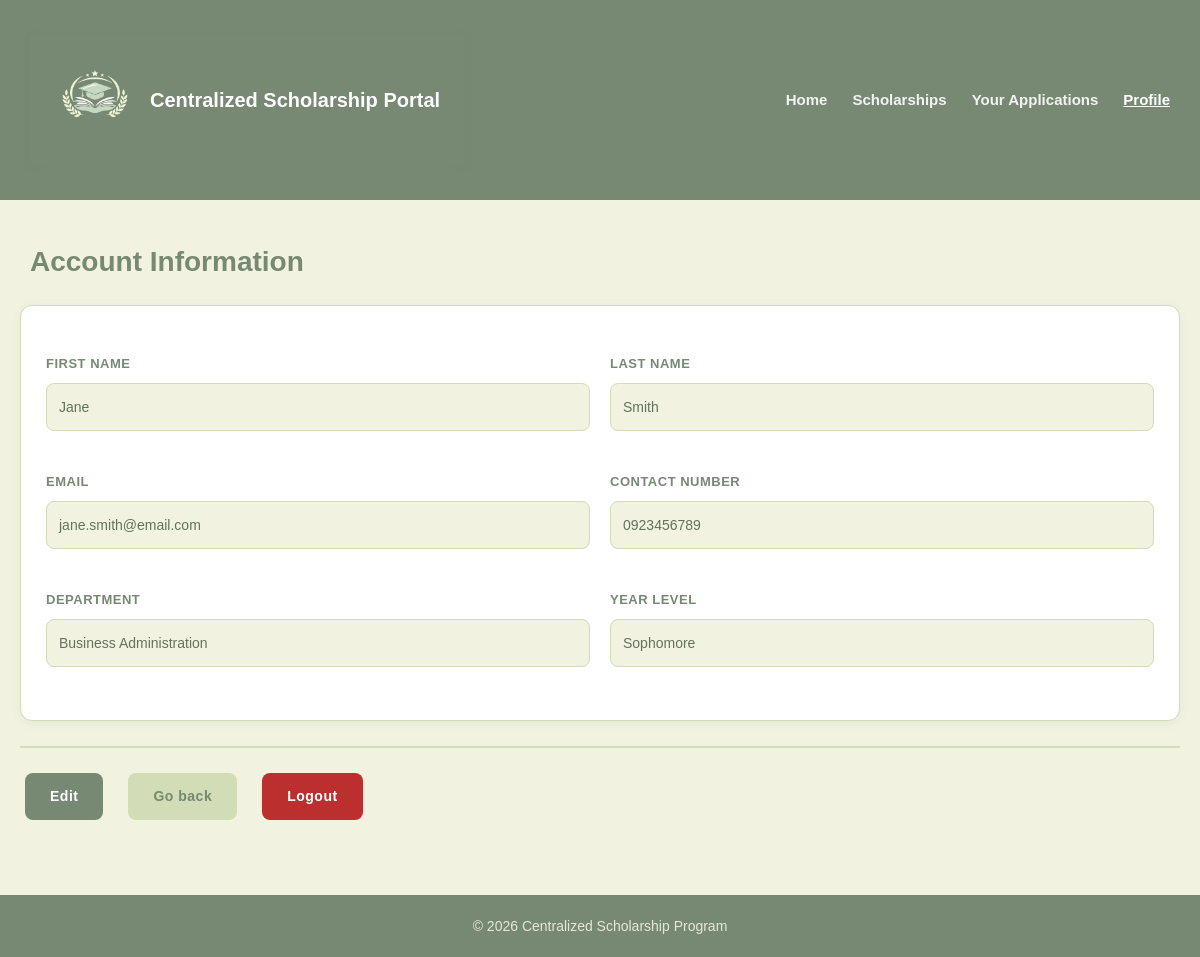
Page /Frontends/Client-side/user-profile.php (signed in) on the earlier database version.
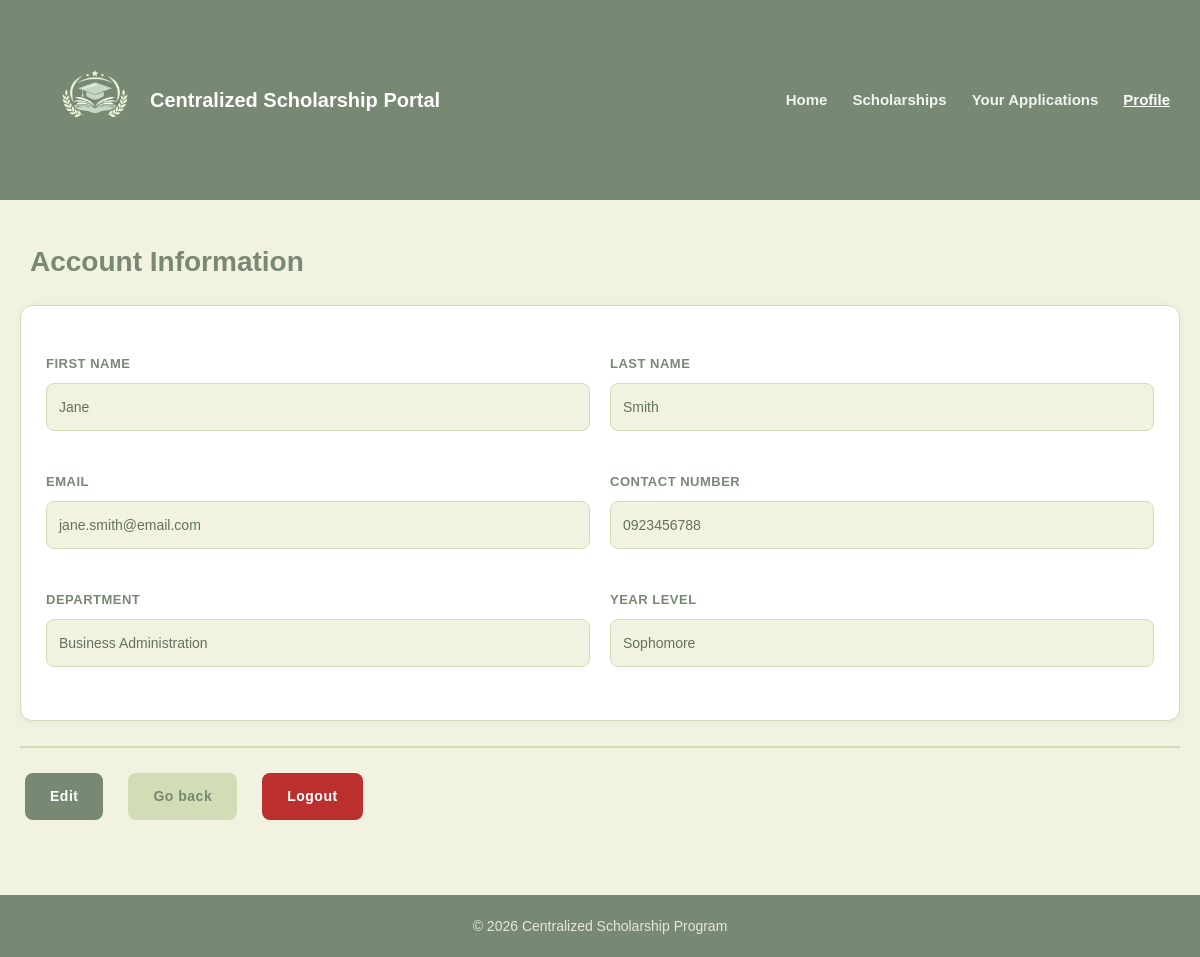
Same page on the later database version.
### tables this page shows
CREATE TABLE `STUDENTS` (
  `student_id` int(11) NOT NULL,
  `account_id` int(11) NOT NULL,
  `first_name` varchar(45) NOT NULL,
  `last_name` varchar(45) NOT NULL,
  `department` varchar(45) NOT NULL,
  `year_level` enum('Freshman','Sophomore','Junior','Senior') NOT NULL,
  `contact_num` int(11) NOT NULL
);

CREATE TABLE `ACCOUNTS` (
  `account_id` int(11) NOT NULL,
  `email` varchar(45) NOT NULL,
  `password` varchar(45) NOT NULL,
  `role` enum('Student','Admin','IT','Super Admin') NOT NULL,
  `is_active` tinyint(1) NOT NULL,
  `account_created` datetime NOT NULL,
  `password_upd` datetime NOT NULL,
  `last_login` datetime NOT NULL
);

### Frontends/Client-side/user-profile.php (the view, shortened to what this page needs)
<?php
include("../../db_connect.php");
$account_id = $_SESSION['account_id'];
$query = "SELECT s.*, a.email
          FROM STUDENTS s
          JOIN ACCOUNTS a ON s.account_id = a.account_id
          WHERE s.account_id = $account_id";
$result = mysqli_query($conn, $query);
$student = mysqli_fetch_assoc($result);
?>
<html>
    <head>
        <link rel="stylesheet" href="style.css">
    </head>
    <body>
        <header>
            <section class="brand">
                <img src="../icons/CSP_logo.png" id="logo" alt="logo icon" onerror="this.style.display='none'">
                <h1>Centralized Scholarship Portal</h1>
            </section>
            <nav>
                <a href="home.php">Home</a>
                <a href="scholarList.php">Scholarships</a>
                <a href="your-applications.php">Your Applications</a>
                <a id="active" href="user-profile.php">Profile</a>
            </nav>
        </header>
        <div class="container">
            <h2>Account Information</h2>
            <section>
                <div class="profile-grid">
                    <div class="profile-item">
                        <p>First Name</p>
                        <p><?php echo isset($student['first_name']) ? htmlspecialchars($student['first_name']) : 'Not set'; ?></p>
                    </div>
                    <div class="profile-item">
                        <p>Last Name</p>
                        <p><?php echo isset($student['last_name']) ? htmlspecialchars($student['last_name']) : 'Not set'; ?></p>
                    </div>
                    <div class="profile-item">
                        <p>Email</p>
                        <p><?php echo isset($student['email']) ? htmlspecialchars($student['email']) : 'Not set'; ?></p>
                    </div>
                    <div class="profile-item">
                        <p>Contact Number</p>
                        <p><?php echo isset($student['contact_num']) ? '0' . htmlspecialchars($student['contact_num']) : 'Not set'; ?></p>
                    </div>
                    <div class="profile-item">
                        <p>Department</p>
                        <p><?php echo isset($student['department']) ? htmlspecialchars($student['department']) : 'Not set'; ?></p>
                    </div>
                    <div class="profile-item">
                        <p>Year Level</p>
                        <p><?php echo isset($student['year_level']) ? htmlspecialchars($student['year_level']) : 'Not set'; ?></p>
                    </div>
                </div>
            </section>
            <div class="action-links">
                <a href="user-profile-update.php" class="btn">Edit</a>
                <a href="home.php" class="btn btn-secondary">Go back</a>
                <a href="?logout=1" class="btn btn-danger" onclick="return confirm('Are you sure you want to logout?');">Logout</a>
            </div>
        </div>
        <footer>
            <p>&copy; 2026 Centralized Scholarship Program</p>
        </footer>
    </body>
</html>

### Frontends/Client-side/style.css (style rules this page uses)
* { margin: 0; padding: 0; box-sizing: border-box; }
body { font-family: 'Verdana', sans-serif; font-size: 11px; color: #778873; background-color: #F1F3E0; line-height: 1.6; margin: 0; padding: 0; }
.container { max-width: 1200px; margin: 0 auto; background-color: transparent; padding: 20px; }
header { color: white; background-color: #778873; display: flex; justify-content: space-between; align-items: center; padding: 15px 30px; gap: 20px; width: 100%; border: none; outline: none; border-radius: 0; }
.brand { display: flex; align-items: center; gap: 15px; flex-shrink: 0; background-color: transparent; border: none; outline: none; border-radius: 0; }
#logo { width: 80px; height: auto; display: block; border: none; outline: none; }
h1 { font-size: 20px; margin: 0; color: white; white-space: nowrap; font-weight: bold; background-color: transparent; border: none; outline: none; }
nav { display: flex; align-items: center; gap: 25px; flex-wrap: nowrap; background-color: transparent; border: none; outline: none; }
nav a { font-size: 15px; text-decoration: none; color: white; font-weight: bold; white-space: nowrap; padding: 5px 0; opacity: 0.9; transition: opacity 0.3s; background-color: transparent; border: none; outline: none; }
#active { text-decoration: underline; opacity: 1; }
h2 { font-size: 28px; color: #778873; margin: 20px 0 15px; padding: 0 10px; }
p { font-size: 14px; margin: 8px 0; color: #62725e; }
section { background-color: white; padding: 25px; border-radius: 12px; margin: 20px 0; box-shadow: 0 2px 8px rgba(119, 136, 115, 0.1); border: 1px solid #D2DCB6; }
.profile-grid { display: grid; grid-template-columns: repeat(2, 1fr); gap: 20px; margin: 15px 0; }
.profile-item { margin-bottom: 5px; }
.profile-item p:first-child { font-weight: bold; color: #778873; margin-bottom: 5px; font-size: 13px; text-transform: uppercase; letter-spacing: 0.5px; }
.profile-item p:last-child { background-color: #F1F3E0; padding: 12px; border-radius: 8px; border: 1px solid #D2DCB6; color: #62725e; font-size: 14px; font-weight: 500; }
.btn { font-size: 14px; font-weight: bold; display: inline-block; margin: 5px; padding: 12px 25px; background-color: #778873; color: white; text-decoration: none; border: none; border-radius: 8px; cursor: pointer; transition: background-color 0.3s; font-family: 'Verdana', sans-serif; white-space: nowrap; letter-spacing: 0.5px; }
.btn-secondary { background-color: #D2DCB6; color: #778873; }
.btn-danger { background-color: #bc2f2f; }
.action-links { margin: 25px 0 10px; padding-top: 20px; border-top: 2px solid #D2DCB6; display: flex; gap: 15px; flex-wrap: wrap; }
footer { background-color: #778873; color: #F1F3E0; text-align: center; padding: 20px; margin-top: 40px; font-size: 13px; width: 100%; border: none; border-radius: 0; }
footer p { color: #F1F3E0; margin: 0; opacity: 0.9; }

Differences in the rows shown:
changed students "Jane": contact_num "923456789" → "923456788"
